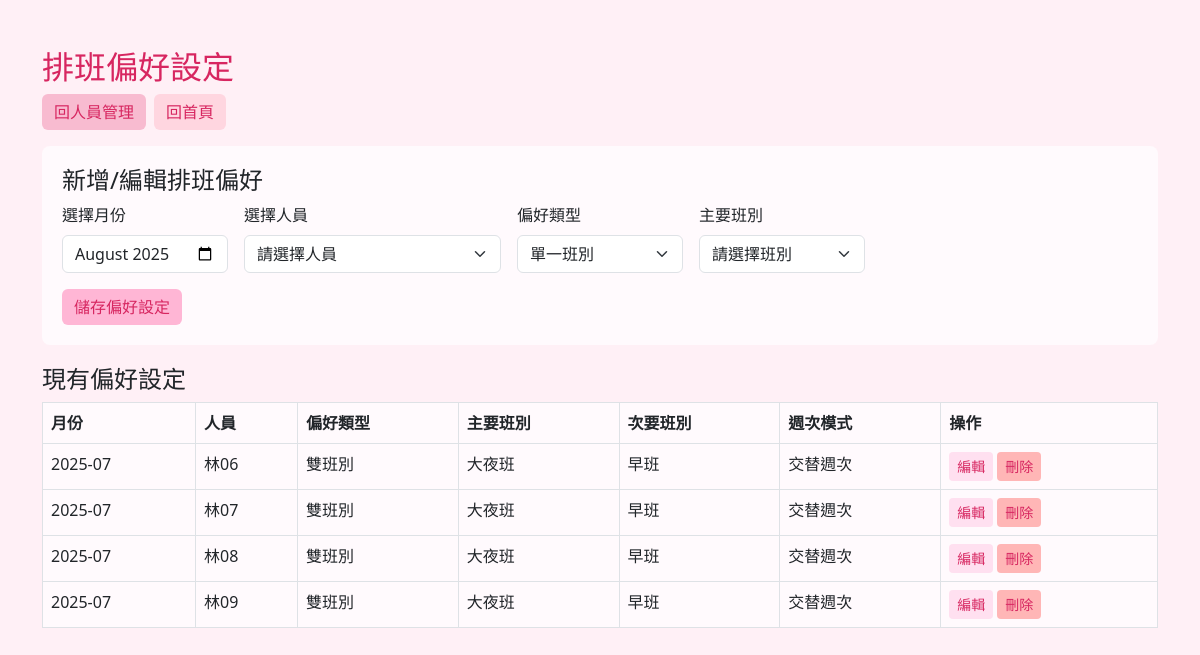
Page /staff_preference (signed in) on the earlier database version.
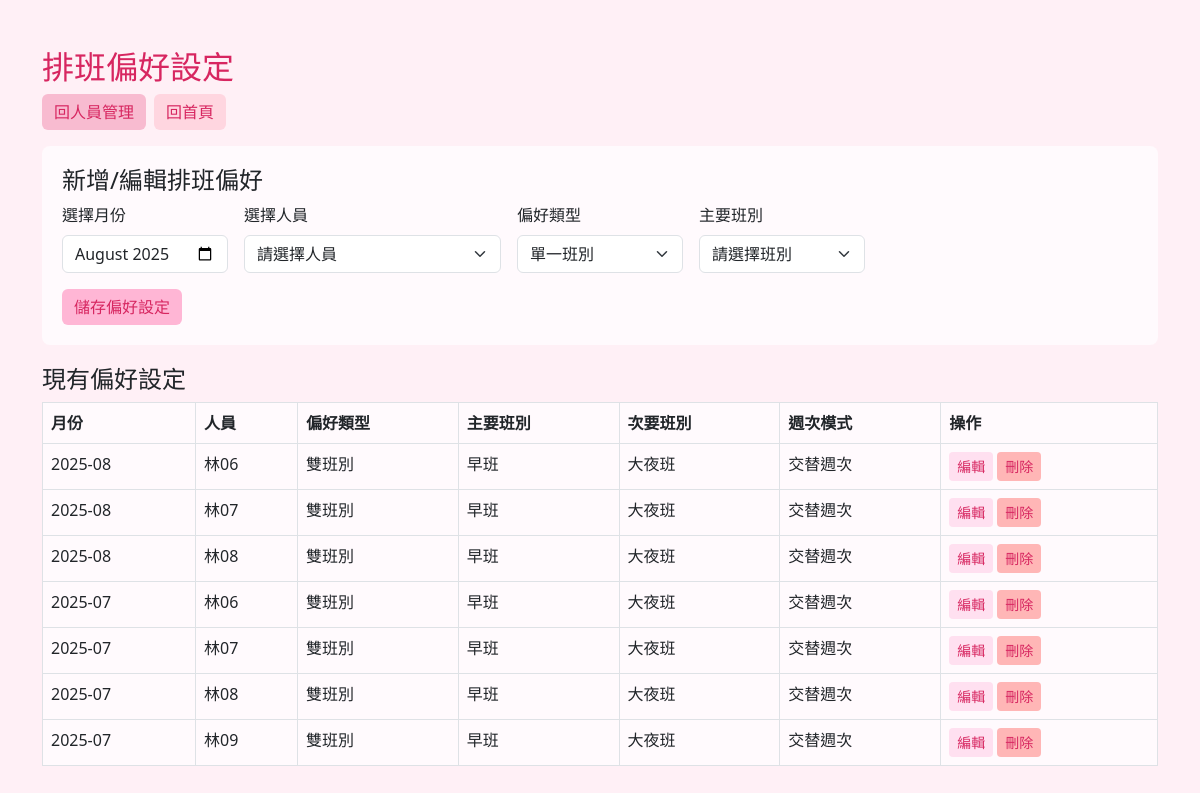
Same page on the later database version.
### tables this page shows
CREATE TABLE staff_preference (
        id INTEGER PRIMARY KEY AUTOINCREMENT,
        staff_id TEXT NOT NULL,
        month TEXT NOT NULL,  -- yyyy-mm 格式
        preference_type TEXT NOT NULL,  -- 'single' 或 'dual'
        shift_id_1 TEXT,  -- 主要班別
        shift_id_2 TEXT,  -- 次要班別（雙班別時使用）
        week_pattern TEXT,  -- 'alternate' 或 'consecutive'（雙班別時的週次模式）
        created_at TEXT DEFAULT CURRENT_TIMESTAMP,
        FOREIGN KEY (staff_id) REFERENCES staff (staff_id),
        FOREIGN KEY (shift_id_1) REFERENCES shift (shift_id),
        FOREIGN KEY (shift_id_2) REFERENCES shift (shift_id),
        UNIQUE(staff_id, month)
    );

CREATE TABLE staff (staff_id TEXT PRIMARY KEY, name TEXT, title TEXT, ward TEXT);

CREATE TABLE shift (shift_id TEXT PRIMARY KEY, name TEXT, time TEXT, required_count INTEGER, ward TEXT);

### app.py (the view)
@app.route('/staff_preference')
@login_required
@admin_required
def staff_preference():
    conn = get_db_connection()
    preferences = conn.execute('''
        SELECT sp.*, s.name as staff_name,
               sh1.name as shift_name_1, sh2.name as shift_name_2
        FROM staff_preference sp
        JOIN staff s ON sp.staff_id = s.staff_id
        JOIN shift sh1 ON sp.shift_id_1 = sh1.shift_id
        LEFT JOIN shift sh2 ON sp.shift_id_2 = sh2.shift_id
        ORDER BY sp.month DESC, s.staff_id
    ''').fetchall()
    staff_list = conn.execute('SELECT * FROM staff ORDER BY staff_id').fetchall()
    shift_list = conn.execute('SELECT * FROM shift ORDER BY name').fetchall()
    conn.close()
    today = datetime.today()
    default_month = today.strftime('%Y-%m')
    return render_template('staff_preference.html',
                         preferences=preferences,
                         staff_list=staff_list,
                         shift_list=shift_list,
                         default_month=default_month)

### app.py (called while the page is built)
def get_db_connection():
    conn = sqlite3.connect(os.path.join('data', 'staff.db'))
    conn.row_factory = sqlite3.Row
    return conn

def login_required(f):
    @wraps(f)
    def decorated_function(*args, **kwargs):
        if 'user_id' not in session:
            return redirect(url_for('login'))
        return f(*args, **kwargs)
    return decorated_function

def admin_required(f):
    @wraps(f)
    def decorated_function(*args, **kwargs):
        if 'role' not in session or session['role'] != 'admin':
            flash('權限不足，僅限管理員操作', 'danger')
            return redirect(url_for('index'))
        return f(*args, **kwargs)
    return decorated_function

### templates/staff_preference.html (shortened to what this page needs)
<!DOCTYPE html>
<html lang="zh-Hant">
<head>
    <link rel="stylesheet" href="https://cdn.jsdelivr.net/npm/bootstrap@5.3.0/dist/css/bootstrap.min.css">
</head>
<body>
<div class="container mt-5">
    <h2>排班偏好設定</h2>
    <div class="mb-3 d-flex gap-2">
        <a href="/staff" class="btn btn-secondary">回人員管理</a>
        <a href="/" class="btn btn-info">回首頁</a>
    </div>
    <div class="preference-form">
        <h4>新增/編輯排班偏好</h4>
        <form method="post" action="/add_staff_preference" class="row g-3">
            <div class="col-md-2">
                <label class="form-label">選擇月份</label>
                <input type="month" class="form-control" name="month" value="{{ default_month }}" required>
            </div>
            <div class="col-md-3">
                <label class="form-label">選擇人員</label>
                <select class="form-select" name="staff_id" required>
                    <option value="">請選擇人員</option>
                </select>
            </div>
            <div class="col-md-2">
                <label class="form-label">偏好類型</label>
                <select class="form-select" name="preference_type" id="preferenceType" required>
                    <option value="single">單一班別</option>
                </select>
            </div>
            <div class="col-md-2">
                <label class="form-label">主要班別</label>
                <select class="form-select" name="shift_id_1" required>
                    <option value="">請選擇班別</option>
                </select>
            </div>
            <div class="col-12">
                <button type="submit" class="btn btn-primary">儲存偏好設定</button>
            </div>
        </form>
    </div>
    <h4>現有偏好設定</h4>
    <table class="table table-bordered">
        <thead>
            <tr>
                <th>月份</th>
                <th>人員</th>
                <th>偏好類型</th>
                <th>主要班別</th>
                <th>次要班別</th>
                <th>週次模式</th>
                <th>操作</th>
            </tr>
        </thead>
        <tbody>
        {% for pref in preferences %}
            <tr>
                <td>{{ pref.month }}</td>
                <td>{{ pref.staff_name }}</td>
                <td>{{ '單一班別' if pref.preference_type == 'single' else '雙班別' }}</td>
                <td>{{ pref.shift_name_1 }}</td>
                <td>{{ pref.shift_name_2 if pref.shift_name_2 else '-' }}</td>
                <td>
                    {% if pref.preference_type == 'dual' %}
                        {{ '交替週次' if pref.week_pattern == 'alternate' else '連續週次' }}
                    {% else %}
                        -
                    {% endif %}
                </td>
                <td>
                    <button class="btn btn-warning btn-sm" data-bs-toggle="modal" data-bs-target="#editModal{{ pref.id }}">編輯</button>
                    <form method="post" action="/delete_staff_preference" style="display:inline;" onsubmit="return confirm('確定要刪除嗎？');">
                        <button type="submit" class="btn btn-danger btn-sm">刪除</button>
                    </form>
                </td>
            </tr>
        {% endfor %}
        </tbody>
    </table>
</div>
</body>
</html>

### templates/staff_preference.html (style rules this page uses)
body { background: #fff0f6; }
h2 { color: #d72660; }
.btn-primary, .btn-success, .btn-warning, .btn-danger, .btn-info, .btn-secondary { border: none; }
.btn-primary { background: #ffb6d5; color: #d72660; }
.btn-warning { background: #ffe0f0; color: #d72660; }
.btn-danger { background: #ffb6b6; color: #d72660; }
.btn-info { background: #ffd6e0; color: #d72660; }
.btn-secondary { background: #f8bbd0; color: #d72660; }
.table-bordered th, .table-bordered td { background: #fffafd; }
.preference-form { background: #fffafd; border-radius: 8px; padding: 20px; margin-bottom: 20px; }

Differences in the rows shown:
added staff_preference: month "2025-08", staff_name "林06", preference_type "雙班別", shift_name_1 "早班", name "大夜班", week_pattern "交替週次"
added staff_preference: month "2025-08", staff_name "林07", preference_type "雙班別", shift_name_1 "早班", name "大夜班", week_pattern "交替週次"
added staff_preference: month "2025-08", staff_name "林08", preference_type "雙班別", shift_name_1 "早班", name "大夜班", week_pattern "交替週次"
changed staff_preference (number 4 of 7 on the later page): shift_name_1 "大夜班" → "早班"; name "早班" → "大夜班"
changed staff_preference (number 5 of 7 on the later page): shift_name_1 "大夜班" → "早班"; name "早班" → "大夜班"
changed staff_preference (number 6 of 7 on the later page): shift_name_1 "大夜班" → "早班"; name "早班" → "大夜班"
changed staff_preference (number 7 of 7 on the later page): shift_name_1 "大夜班" → "早班"; name "早班" → "大夜班"
